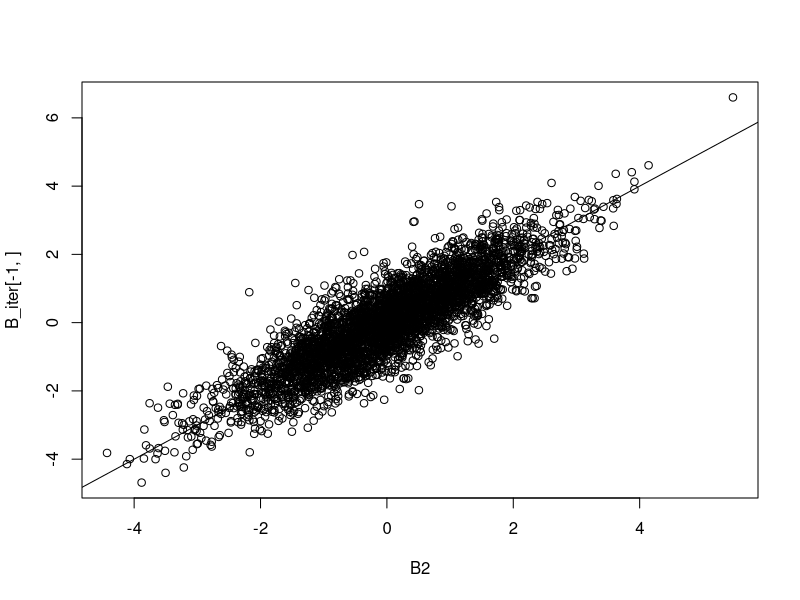
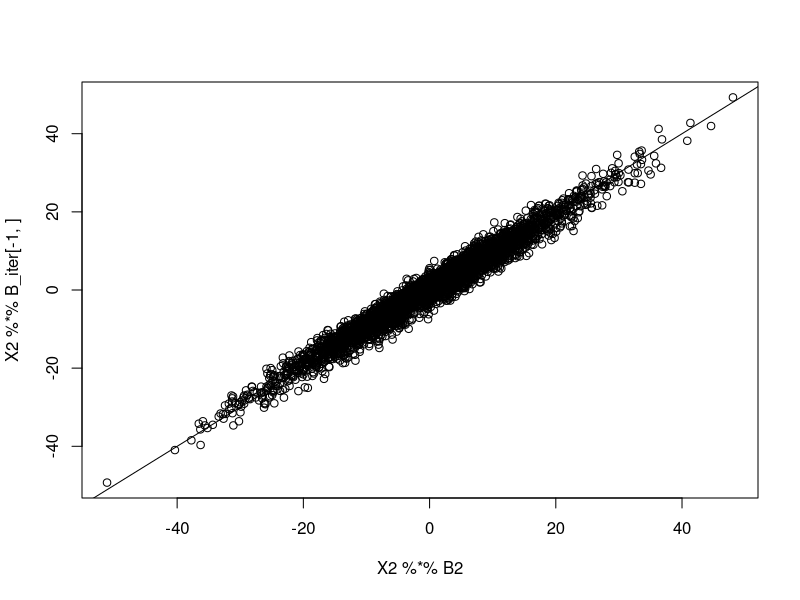
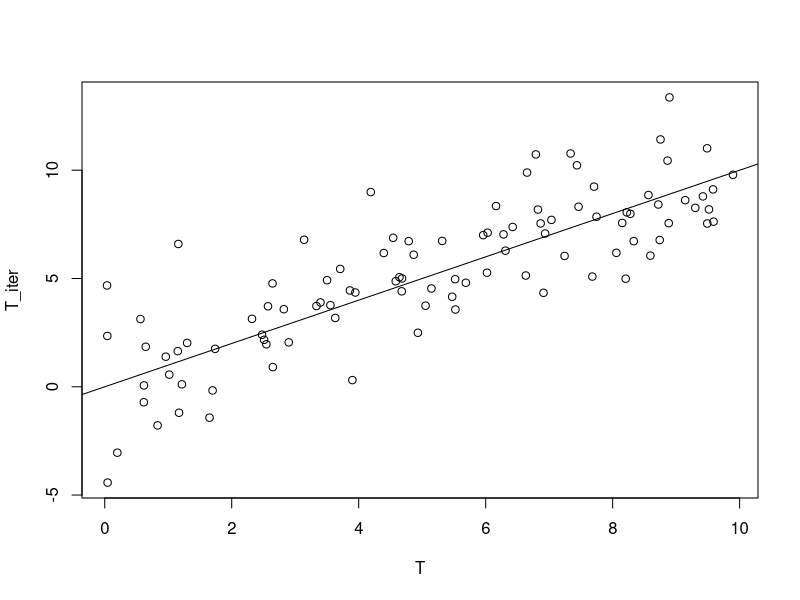
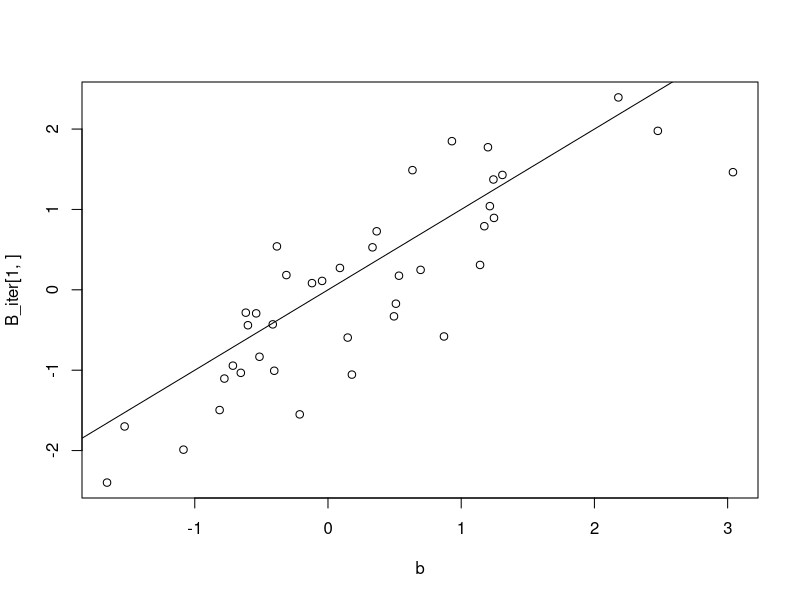
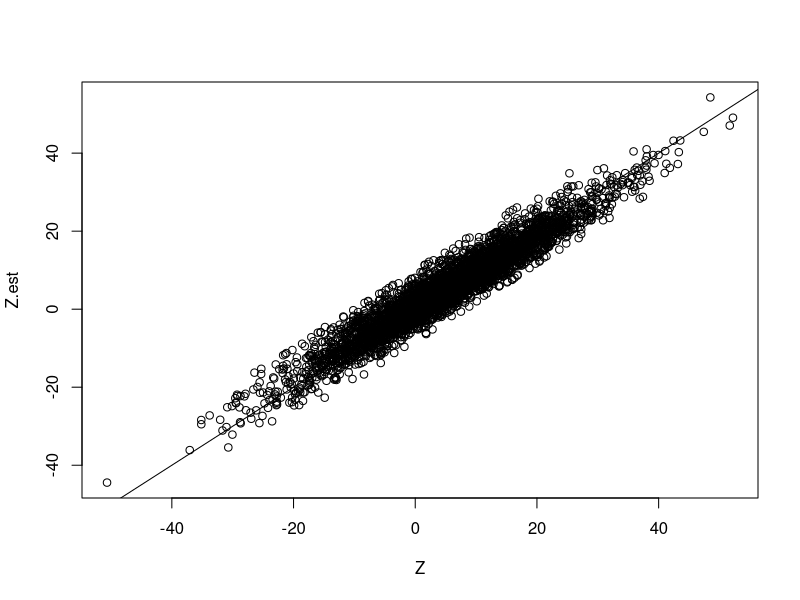

Generate these figures, in order, with R:
# Used library
library(mvtnorm)
library(expm)
library(MASS)
library(tidyverse)
set.seed(120733)
# set.seed(19911130)

## ANN function
rrr <- function(X,Y,lambda,gamma = 0){
  rrresult <- list()
  
  #1 estimate C using LS estimator (generalized inverse is used)
  Clhat <- ginv(t(X)%*%X)%*%t(X)%*% Y
  
  #2 eigendecomposite of CLhar
  Uhat <- svd(X%*%Clhat)$u
  vhat <- svd(X%*%Clhat)$v
  D <- diag(svd(X%*%Clhat)$d)
  
  #3. weight for soft-thredshold and rank
  weight <-  (svd(X%*%Clhat)$d)^(-gamma)
  rrresult$weight <- weight
  rrresult$r <-  sum(svd(X%*%Clhat)$d > lambda^(1/(gamma+1)))
  
  #4. soft-thredsholding
  diagvalue <-  svd(X%*%Clhat)$d -lambda*weight
  th <- ifelse(diagvalue < 0, 0, diagvalue)
  SDhat <-  diag(th)
  
  rrresult$thd <- diagvalue
  
  #5. low rank solution C
  rrresult$CShat <-  Clhat %*% vhat %*% ginv(D) %*% SDhat %*% t(vhat)
  
  return(rrresult)
}

# function to generate a random orthonormal matrix
rortho <- function(x){
  return(qr.Q(qr(array(runif(x), dim = c(x,x)))))
}

# simulation settings
# sample size n (n person's data have been taken)
n <- 100

# number of metabolites
m <- 100

# number of taxa
k <- 40

# rank of matrix B
r <- 10

# Generate X from Multivariate Noromal with identity variance and covariance matrix (n, m+1)
X <- matrix(c(rep(1, n), rnorm(m*n)), nrow = n, ncol = m+1)
X2 <- X[,-1]

# Generate low-rank matrix B (m+1, k)
# sing.vals <- 5*((r:1)/r + 1/r)
# B2 <- t(rortho(k)[,1:r] %*% diag(sing.vals) %*% rortho(m)[1:r,])
C_0 <- matrix(rnorm(m*r), nrow = m)
C_1 <- matrix(rnorm(r*k), nrow = r)
sr <- 0.4
B2 <- sr * (C_0 %*% C_1)

# Generate T vector from Unif(0, 10), (n, 1)
T <- matrix(runif(n, min = 0, max = 10), ncol = 1)
# T <- T - mean(T)

# Generate b vector for intercept from N(0,1), (k, 1)
b <- matrix(rnorm(k), nrow = 1)
B <- as.matrix(rbind(b, B2))

# Generate random error
E <- matrix(rnorm(k*n), nrow = n, ncol = k, byrow = T)

# Calculate our new Z = XB + 1T + E, (n, k)
Z <- X %*% B + matrix(rep(T, each = k), nrow = n, byrow = T) + E

# convergence criterion
vareps <- 10^(-3)

# Validation set1
E_v1 <- matrix(rnorm(k*n), nrow = n, ncol = k, byrow = T)
Z_v1 <- X %*% B + matrix(rep(T, each = k), nrow = n, byrow = T) + E_v1

# Validation set2
E_v2 <- matrix(rnorm(k*n), nrow = n, ncol = k, byrow = T)
Z_v2 <- X %*% B + matrix(rep(T, each = k), nrow = n, byrow = T) + E_v2

# Validation set3
E_v3 <- matrix(rnorm(k*n), nrow = n, ncol = k, byrow = T)
Z_v3 <- X %*% B + matrix(rep(T, each = k), nrow = n, byrow = T) + E_v3

# Validation set4
E_v4 <- matrix(rnorm(k*n), nrow = n, ncol = k, byrow = T)
Z_v4 <- X %*% B + matrix(rep(T, each = k), nrow = n, byrow = T) + E_v4

# Validation set5
E_v5 <- matrix(rnorm(k*n), nrow = n, ncol = k, byrow = T)
Z_v5 <- X %*% B + matrix(rep(T, each = k), nrow = n, byrow = T) + E_v5

# range of lambda
lambda.seq <- exp(seq(1, 1, 0.2))
rank.est <- rep(0, length(lambda.seq))
converge.iter <- rep(0, length(lambda.seq))
num_obj <- rep(0, length(lambda.seq))
pred_err1 <- rep(0, length(lambda.seq))
pred_err2 <- rep(0, length(lambda.seq))
pred_err3 <- rep(0, length(lambda.seq))
pred_err4 <- rep(0, length(lambda.seq))
pred_err5 <- rep(0, length(lambda.seq))

start_time <- Sys.time()

for (i in 1: length(lambda.seq)) {
  # initial estimated B
  # qrX <- qr(X, tol = 10^-7)
  # B_iter <- qr.coef(qrX, Z)
  
  B_iter <- ginv(t(X)%*%X)%*%t(X)%*% Z
  
  # initial estimated T (LS)
  T_iter <- matrix(rowMeans(Z - X %*% B_iter), ncol = 1)
  # T_iter <- T_iter1 - mean(T_iter1)
  
  disT <- 1
  disB <- 1
  disXB <- 1
  iter.count <- 1
  
  while ((((disB > vareps) || (disT > vareps))  && ((disXB > vareps) || (disT > vareps))) && (iter.count < 3000)) {
    Z_iter_B <- Z - matrix(rep(T_iter, each = k), nrow = n, byrow = T)
    
    B_iter_next <- rrr(X, Z_iter_B, lambda = lambda.seq[i])$CShat
    B_iter_next_rank <- rrr(X, Z_iter_B, lambda = lambda.seq[i])$r
    
    # Using LS method
    T_iter_next <- matrix(rowMeans(Z - X %*% B_iter), ncol = 1)
    
    iter_weight <- sort(rrr(X, Z_iter_B, lambda = lambda.seq[i])$weight)
    disT <- sum((T_iter - T_iter_next)^2)
    disB <- sum((B_iter - B_iter_next)^2)
    disXB <- sum((X %*% B_iter - X %*% B_iter_next)^2)
    # print(c(disT, disB, disXB))
    # print(sum(T_iter))
    
    B_iter <- B_iter_next
    T_iter <- T_iter_next
    iter.count <- iter.count + 1
    # print(iter.count)
  }
  rank.est[i] <- B_iter_next_rank
  converge.iter[i] <- iter.count
  num_obj[i] <- 1/2 * sum((Z - X %*% B_iter - matrix(rep(T_iter, each = k), nrow = n, byrow = T))^2) + 
    lambda.seq[i] * sum(iter_weight*svd(X %*% B_iter)$d)
  
  # Method 1: using estimated T to get the prediction error 
  # Z.est <-  X %*% B_iter + matrix(rep(T_iter, each = k), nrow = n, byrow = T)
  
  # Method 2: using mean of estimated T to get the prediction error
  Z.est <-  X %*% B_iter + matrix(rep(mean(T_iter), k*n), nrow = n, byrow = T)

  pred_err1[i] <- sum((Z_v1 - Z.est)^2)
  pred_err2[i] <- sum((Z_v2 - Z.est)^2)
  pred_err3[i] <- sum((Z_v3 - Z.est)^2)
  pred_err4[i] <- sum((Z_v4 - Z.est)^2)
  pred_err5[i] <- sum((Z_v5 - Z.est)^2)
  
  # save image for B matrix
  png(paste0("plot-B-ls2-wocT-op.png"))
  plot(B2, B_iter[-1, ])
  abline(a = 0, b = 1)
  dev.off()

  # save image for XB matrix
  png(paste0("plot-XB-ls2-wocT-op.png"))
  plot(X2 %*% B2,  X2 %*% B_iter[-1,])
  abline(a = 0, b = 1)
  dev.off()

  # save image for T matrix
  png(paste0("plot-T-ls2-wocT-op.png"))
  plot(T, T_iter)
  abline(a = 0, b = 1)
  dev.off()

  # save image for T matrix
  png(paste0("plot-beta-ls2-wocT-op.png"))
  plot(b, B_iter[1,])
  abline(a = 0, b = 1)
  dev.off()

  # save image for Z matrix
  png(paste0("plot-Z-ls2-wocT-op.png"))
  plot(Z, Z.est)
  abline(a = 0, b = 1)
  dev.off()
}

pred_err <- 1/5 * (pred_err1 + pred_err2 + pred_err3 + pred_err4 + pred_err5)
end_time <- Sys.time()
run_time <- end_time - start_time

T[1:10]
T_iter[1:10]
b[1:10]
B_iter[1,][1:10]
B2[1:2, 1:7]
(B_iter[-1,])[1:2, 1:7]
(X2 %*% B2)[1:2, 1:7]
(X2 %*% B_iter[-1,])[1:2, 1:7]
